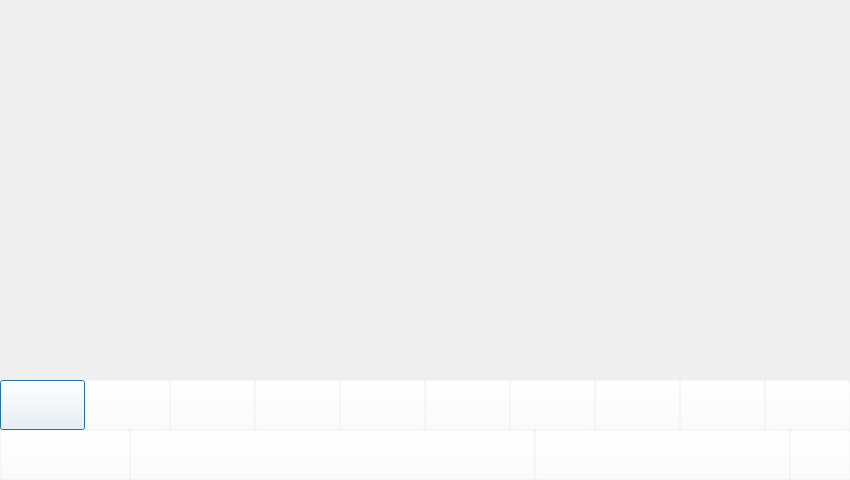
<?xml version="1.0" encoding="UTF-8"?>
<ui version="4.0">
 <class>Dialog</class>
 <widget class="QDialog" name="Dialog">
  <property name="windowModality">
   <enum>Qt::WindowModal</enum>
  </property>
  <property name="geometry">
   <rect>
    <x>0</x>
    <y>0</y>
    <width>850</width>
    <height>480</height>
   </rect>
  </property>
  <property name="sizePolicy">
   <sizepolicy hsizetype="Preferred" vsizetype="Preferred">
    <horstretch>0</horstretch>
    <verstretch>0</verstretch>
   </sizepolicy>
  </property>
  <property name="windowTitle">
   <string notr="true">Dialog</string>
  </property>
  <property name="windowOpacity">
   <double>1.000000000000000</double>
  </property>
  <widget class="QFrame" name="frame">
   <property name="enabled">
    <bool>true</bool>
   </property>
   <property name="geometry">
    <rect>
     <x>0</x>
     <y>380</y>
     <width>850</width>
     <height>100</height>
    </rect>
   </property>
   <property name="autoFillBackground">
    <bool>true</bool>
   </property>
   <property name="frameShape">
    <enum>QFrame::NoFrame</enum>
   </property>
   <property name="frameShadow">
    <enum>QFrame::Raised</enum>
   </property>
   <property name="lineWidth">
    <number>0</number>
   </property>
   <widget class="QPushButton" name="Item_b">
    <property name="geometry">
     <rect>
      <x>0</x>
      <y>0</y>
      <width>85</width>
      <height>50</height>
     </rect>
    </property>
    <property name="cursor">
     <cursorShape>PointingHandCursor</cursorShape>
    </property>
    <property name="autoFillBackground">
     <bool>true</bool>
    </property>
    <property name="styleSheet">
     <string notr="true">background-color: rgba(255, 255, 255, 0);
border-color: rgba(255, 255, 255, 0);
color: rgba(255, 255, 255, 0);</string>
    </property>
    <property name="text">
     <string>Item</string>
    </property>
    <property name="checkable">
     <bool>false</bool>
    </property>
    <property name="autoRepeat">
     <bool>false</bool>
    </property>
    <property name="autoExclusive">
     <bool>false</bool>
    </property>
    <property name="autoDefault">
     <bool>true</bool>
    </property>
    <property name="default">
     <bool>false</bool>
    </property>
    <property name="flat">
     <bool>false</bool>
    </property>
   </widget>
   <widget class="QPushButton" name="Stats_b">
    <property name="geometry">
     <rect>
      <x>85</x>
      <y>0</y>
      <width>85</width>
      <height>50</height>
     </rect>
    </property>
    <property name="cursor">
     <cursorShape>PointingHandCursor</cursorShape>
    </property>
    <property name="styleSheet">
     <string notr="true">background-color: rgba(255, 255, 255, 0);
border-color: rgba(255, 255, 255, 0);
color: rgba(255, 255, 255, 0);</string>
    </property>
    <property name="text">
     <string>PushButton</string>
    </property>
   </widget>
   <widget class="QPushButton" name="Summons_b">
    <property name="geometry">
     <rect>
      <x>255</x>
      <y>0</y>
      <width>85</width>
      <height>50</height>
     </rect>
    </property>
    <property name="cursor">
     <cursorShape>PointingHandCursor</cursorShape>
    </property>
    <property name="styleSheet">
     <string notr="true">background-color: rgba(255, 255, 255, 0);
border-color: rgba(255, 255, 255, 0);
color: rgba(255, 255, 255, 0);</string>
    </property>
    <property name="text">
     <string>PushButton</string>
    </property>
   </widget>
   <widget class="QPushButton" name="Skills_b">
    <property name="geometry">
     <rect>
      <x>170</x>
      <y>0</y>
      <width>85</width>
      <height>50</height>
     </rect>
    </property>
    <property name="cursor">
     <cursorShape>PointingHandCursor</cursorShape>
    </property>
    <property name="styleSheet">
     <string notr="true">background-color: rgba(255, 255, 255, 0);
border-color: rgba(255, 255, 255, 0);
color: rgba(255, 255, 255, 0);</string>
    </property>
    <property name="text">
     <string>PushButton</string>
    </property>
   </widget>
   <widget class="QPushButton" name="Forge_b">
    <property name="geometry">
     <rect>
      <x>425</x>
      <y>0</y>
      <width>85</width>
      <height>50</height>
     </rect>
    </property>
    <property name="cursor">
     <cursorShape>PointingHandCursor</cursorShape>
    </property>
    <property name="styleSheet">
     <string notr="true">background-color: rgba(255, 255, 255, 0);
border-color: rgba(255, 255, 255, 0);
color: rgba(255, 255, 255, 0);</string>
    </property>
    <property name="text">
     <string>PushButton</string>
    </property>
   </widget>
   <widget class="QPushButton" name="Equips_b">
    <property name="geometry">
     <rect>
      <x>340</x>
      <y>0</y>
      <width>85</width>
      <height>50</height>
     </rect>
    </property>
    <property name="cursor">
     <cursorShape>PointingHandCursor</cursorShape>
    </property>
    <property name="styleSheet">
     <string notr="true">background-color: rgba(255, 255, 255, 0);
border-color: rgba(255, 255, 255, 0);
color: rgba(255, 255, 255, 0);</string>
    </property>
    <property name="text">
     <string>PushButton</string>
    </property>
   </widget>
   <widget class="QPushButton" name="Map_b">
    <property name="geometry">
     <rect>
      <x>510</x>
      <y>0</y>
      <width>85</width>
      <height>50</height>
     </rect>
    </property>
    <property name="cursor">
     <cursorShape>PointingHandCursor</cursorShape>
    </property>
    <property name="styleSheet">
     <string notr="true">background-color: rgba(255, 255, 255, 0);
border-color: rgba(255, 255, 255, 0);
color: rgba(255, 255, 255, 0);</string>
    </property>
    <property name="text">
     <string>PushButton</string>
    </property>
   </widget>
   <widget class="QPushButton" name="Save_b">
    <property name="geometry">
     <rect>
      <x>765</x>
      <y>0</y>
      <width>85</width>
      <height>50</height>
     </rect>
    </property>
    <property name="cursor">
     <cursorShape>PointingHandCursor</cursorShape>
    </property>
    <property name="styleSheet">
     <string notr="true">background-color: rgba(255, 255, 255, 0);
border-color: rgba(255, 255, 255, 0);
color: rgba(255, 255, 255, 0);</string>
    </property>
    <property name="text">
     <string>PushButton</string>
    </property>
   </widget>
   <widget class="QPushButton" name="Info_b">
    <property name="geometry">
     <rect>
      <x>595</x>
      <y>0</y>
      <width>85</width>
      <height>50</height>
     </rect>
    </property>
    <property name="cursor">
     <cursorShape>PointingHandCursor</cursorShape>
    </property>
    <property name="styleSheet">
     <string notr="true">background-color: rgba(255, 255, 255, 0);
border-color: rgba(255, 255, 255, 0);
color: rgba(255, 255, 255, 0);</string>
    </property>
    <property name="text">
     <string>PushButton</string>
    </property>
   </widget>
   <widget class="QPushButton" name="Options_b">
    <property name="geometry">
     <rect>
      <x>680</x>
      <y>0</y>
      <width>85</width>
      <height>50</height>
     </rect>
    </property>
    <property name="cursor">
     <cursorShape>PointingHandCursor</cursorShape>
    </property>
    <property name="styleSheet">
     <string notr="true">background-color: rgba(255, 255, 255, 0);
border-color: rgba(255, 255, 255, 0);
color: rgba(255, 255, 255, 0);</string>
    </property>
    <property name="text">
     <string>PushButton</string>
    </property>
   </widget>
   <widget class="QPushButton" name="Quit_b">
    <property name="geometry">
     <rect>
      <x>790</x>
      <y>50</y>
      <width>60</width>
      <height>50</height>
     </rect>
    </property>
    <property name="cursor">
     <cursorShape>PointingHandCursor</cursorShape>
    </property>
    <property name="styleSheet">
     <string notr="true">background-color: rgba(255, 255, 255, 0);
border-color: rgba(255, 255, 255, 0);
color: rgba(255, 255, 255, 0);</string>
    </property>
    <property name="text">
     <string>PushButton</string>
    </property>
   </widget>
   <widget class="QPushButton" name="Backup_b">
    <property name="geometry">
     <rect>
      <x>535</x>
      <y>50</y>
      <width>255</width>
      <height>50</height>
     </rect>
    </property>
    <property name="cursor">
     <cursorShape>PointingHandCursor</cursorShape>
    </property>
    <property name="styleSheet">
     <string notr="true">background-color: rgba(255, 255, 255, 0);
border-color: rgba(255, 255, 255, 0);
color: rgba(255, 255, 255, 0);</string>
    </property>
    <property name="text">
     <string>PushButton</string>
    </property>
   </widget>
   <widget class="QPushButton" name="Money_b">
    <property name="geometry">
     <rect>
      <x>0</x>
      <y>50</y>
      <width>130</width>
      <height>50</height>
     </rect>
    </property>
    <property name="cursor">
     <cursorShape>PointingHandCursor</cursorShape>
    </property>
    <property name="styleSheet">
     <string notr="true">background-color: rgba(255, 255, 255, 0);
border-color: rgba(255, 255, 255, 0);
color: rgba(255, 255, 255, 0);</string>
    </property>
    <property name="text">
     <string>PushButton</string>
    </property>
   </widget>
   <widget class="QPushButton" name="Players_b">
    <property name="geometry">
     <rect>
      <x>130</x>
      <y>50</y>
      <width>405</width>
      <height>50</height>
     </rect>
    </property>
    <property name="cursor">
     <cursorShape>PointingHandCursor</cursorShape>
    </property>
    <property name="styleSheet">
     <string notr="true">background-color: rgba(255, 255, 255, 0);
border-color: rgba(255, 255, 255, 0);
color: rgba(255, 255, 255, 0);</string>
    </property>
    <property name="text">
     <string>PushButton</string>
    </property>
    <property name="autoDefault">
     <bool>true</bool>
    </property>
   </widget>
   <widget class="QLabel" name="label_2">
    <property name="enabled">
     <bool>true</bool>
    </property>
    <property name="geometry">
     <rect>
      <x>0</x>
      <y>0</y>
      <width>850</width>
      <height>100</height>
     </rect>
    </property>
    <property name="acceptDrops">
     <bool>false</bool>
    </property>
    <property name="autoFillBackground">
     <bool>true</bool>
    </property>
    <property name="inputMethodHints">
     <set>Qt::ImhNone</set>
    </property>
    <property name="frameShape">
     <enum>QFrame::NoFrame</enum>
    </property>
    <property name="lineWidth">
     <number>0</number>
    </property>
    <property name="text">
     <string/>
    </property>
    <property name="pixmap">
     <pixmap>intface.PNG</pixmap>
    </property>
    <property name="scaledContents">
     <bool>true</bool>
    </property>
   </widget>
   <zorder>label_2</zorder>
   <zorder>Item_b</zorder>
   <zorder>Stats_b</zorder>
   <zorder>Summons_b</zorder>
   <zorder>Skills_b</zorder>
   <zorder>Forge_b</zorder>
   <zorder>Equips_b</zorder>
   <zorder>Map_b</zorder>
   <zorder>Save_b</zorder>
   <zorder>Info_b</zorder>
   <zorder>Options_b</zorder>
   <zorder>Quit_b</zorder>
   <zorder>Backup_b</zorder>
   <zorder>Money_b</zorder>
   <zorder>Players_b</zorder>
  </widget>
 </widget>
 <resources/>
 <connections/>
</ui>
